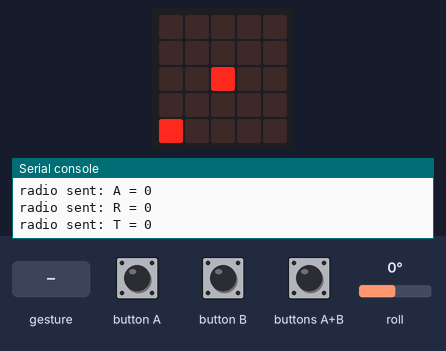
This program was run on a simulated BBC micro:bit (MakeCode). On the bench: the board's 5×5 LED display, the last lines printed to the serial console. Inputs (shaded band) come from the test bench; at power-on: roll 0°. No radio messages arrive unless stated (any console line starting 'radio sent:' is added by the test bench); a tilt is held for 1.5 s and a shake lasts 1 s, then the board lies face up again.

Above: at 1.9 s.
2.0 s: gesture 'shake'
At 3.12 s:
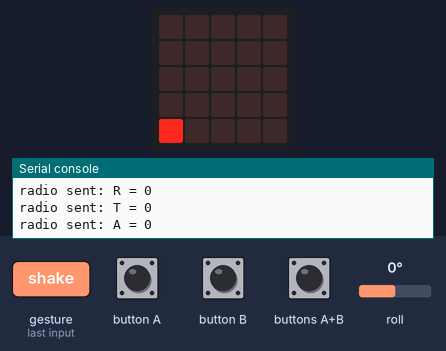
4.7 s: button B pressed for 0.15 s
At 5.7 s:
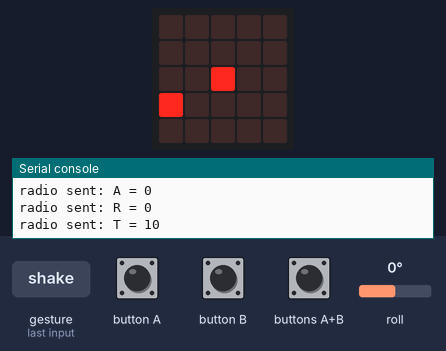
6.3 s: roll set to -172°
At 6.9 s:
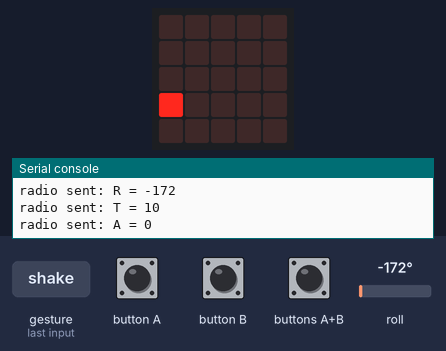
7.8 s: buttons A+B pressed for 0.15 s
At 9.1 s:
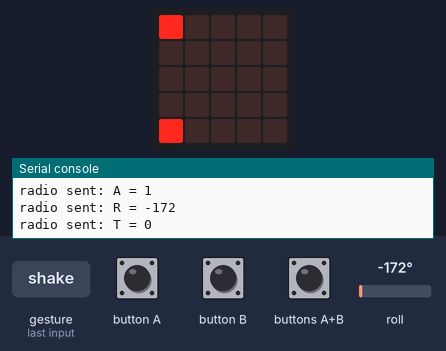
9.4 s: roll set to 0°
At 10.3 s:
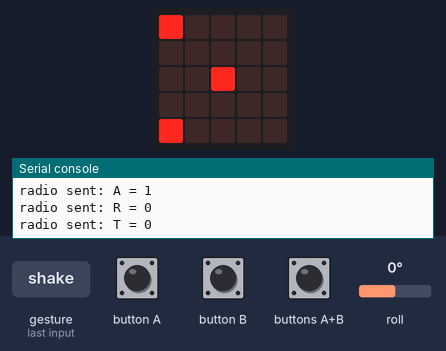
10.9 s: button B pressed for 0.15 s
At 11.5 s:
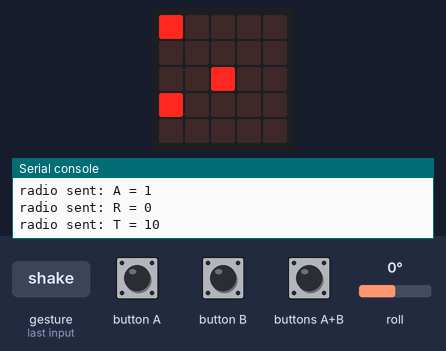
Timing chart, 0 to 13.5 s (numbered marks = the images above; inputs shaded):
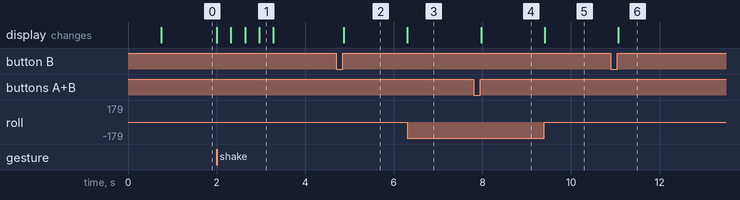

Measured:
- after the input at 2.0 s, the display: first changes at once (image 1 shows a later state)
- after the input at 4.7 s, the display: changes after 0.18 s (image 2)
- after the input at 6.3 s, the display: changes at once (image 3)
- after the input at 7.8 s, the display: changes after 0.17 s (image 4)
- after the input at 9.4 s, the display: changes at once (image 5)
- after the input at 10.9 s, the display: changes after 0.17 s (image 6)

The program:

main.ts
```typescript
input.onGesture(Gesture.Shake, function () {
    Throttle = 0
    Arm = 0
})
input.onButtonPressed(Button.A, function () {
    Throttle += -10
})
input.onButtonPressed(Button.AB, function () {
    if (Arm == 0) {
        Arm = 1
    } else {
        Arm = 0
    }
    Throttle = 0
})
input.onButtonPressed(Button.B, function () {
    Throttle += 10
})
let Roll = 0
let Arm = 0
let Throttle = 0
let RadioGruppe = 7
basic.showNumber(RadioGruppe)
radio.setGroup(RadioGruppe)
basic.forever(function () {
    Roll = input.rotation(Rotation.Roll)
    basic.clearScreen()
    if (Arm) {
        led.plot(0, 0)
    }
    led.plot(0, Math.map(Throttle, 0, 100, 4, 0))
    led.plot(Math.map(Roll, -45, 45, 0, 4), 2)
    radio.sendValue("A", Arm)
    radio.sendValue("R", Roll)
    radio.sendValue("T", Throttle)
})
```

test.ts
```typescript
// test ender her, dette bliver ikke kompileret, når denne pakke bruges som en udvidelse.
```
